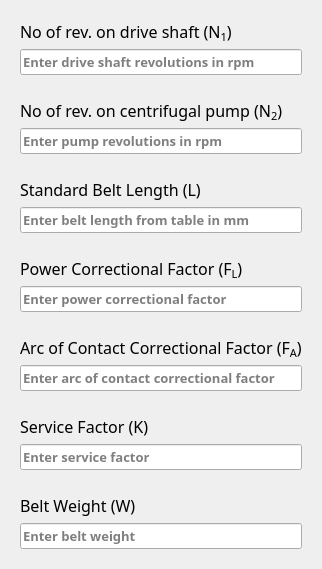
                   <widget class="QWidget" name="widget_25" native="true">
                    <layout class="QVBoxLayout" name="verticalLayout_28">
                     <item>
                      <widget class="QWidget" name="widget_24" native="true">
                       <layout class="QVBoxLayout" name="verticalLayout_8">
                        <item>
                         <widget class="QLabel" name="label_4">
                          <property name="font">
                           <font>
                            <family>Syne</family>
                            <pointsize>12</pointsize>
                           </font>
                          </property>
                          <property name="text">
                           <string>No of rev. on drive shaft (&lt;var&gt;N&lt;sub&gt;1&lt;/sub&gt;&lt;/var&gt;)</string>
                          </property>
                         </widget>
                        </item>
                        <item>
                         <widget class="QLineEdit" name="rev1Input">
                          <property name="palette">
                           <palette>
                            <active/>
                            <inactive/>
                            <disabled/>
                           </palette>
                          </property>
                          <property name="font">
                           <font>
                            <family>Merriweather</family>
                            <pointsize>10</pointsize>
                            <italic>false</italic>
                            <bold>true</bold>
                           </font>
                          </property>
                          <property name="styleSheet">
                           <string notr="true">font: 700 10pt &quot;Merriweather&quot;;</string>
                          </property>
                          <property name="text">
                           <string/>
                          </property>
                          <property name="frame">
                           <bool>true</bool>
                          </property>
                          <property name="placeholderText">
                           <string>Enter drive shaft revolutions in rpm</string>
                          </property>
                          <property name="clearButtonEnabled">
                           <bool>true</bool>
                          </property>
                         </widget>
                        </item>
                       </layout>
                      </widget>
                     </item>
                     <item>
                      <widget class="QWidget" name="widget_26" native="true">
                       <layout class="QVBoxLayout" name="verticalLayout_29">
                        <item>
                         <widget class="QLabel" name="label_5">
                          <property name="font">
                           <font>
                            <family>Syne</family>
                            <pointsize>12</pointsize>
                           </font>
                          </property>
                          <property name="text">
                           <string>No of rev. on centrifugal pump (&lt;var&gt;N&lt;sub&gt;2&lt;/sub&gt;&lt;/var&gt;)</string>
                          </property>
                         </widget>
                        </item>
                        <item>
                         <widget class="QLineEdit" name="rev2Input">
                          <property name="palette">
                           <palette>
                            <active/>
                            <inactive/>
                            <disabled/>
                           </palette>
                          </property>
                          <property name="font">
                           <font>
                            <family>Merriweather</family>
                            <pointsize>10</pointsize>
                            <italic>false</italic>
                            <bold>true</bold>
                           </font>
                          </property>
                          <property name="styleSheet">
                           <string notr="true">font: 700 10pt &quot;Merriweather&quot;;</string>
                          </property>
                          <property name="inputMethodHints">
                           <set>Qt::InputMethodHint::ImhDigitsOnly|Qt::InputMethodHint::ImhPreferNumbers</set>
                          </property>
                          <property name="text">
                           <string/>
                          </property>
                          <property name="placeholderText">
                           <string>Enter pump revolutions in rpm</string>
                          </property>
                          <property name="clearButtonEnabled">
                           <bool>true</bool>
                          </property>
                         </widget>
                        </item>
                       </layout>
                      </widget>
                     </item>
                     <item>
                      <widget class="QWidget" name="widget_27" native="true">
                       <layout class="QVBoxLayout" name="verticalLayout_30">
                        <item>
                         <widget class="QLabel" name="label_10">
                          <property name="font">
                           <font>
                            <family>Syne</family>
                            <pointsize>12</pointsize>
                           </font>
                          </property>
                          <property name="text">
                           <string>Standard Belt Length (&lt;var&gt;L&lt;/var&gt;)</string>
                          </property>
                         </widget>
                        </item>
                        <item>
                         <widget class="QLineEdit" name="beltLengthInput">
                          <property name="palette">
                           <palette>
                            <active/>
                            <inactive/>
                            <disabled/>
                           </palette>
                          </property>
                          <property name="font">
                           <font>
                            <family>Merriweather</family>
                            <pointsize>10</pointsize>
                            <italic>false</italic>
                            <bold>true</bold>
                           </font>
                          </property>
                          <property name="styleSheet">
                           <string notr="true">font: 700 10pt &quot;Merriweather&quot;;</string>
                          </property>
                          <property name="inputMethodHints">
                           <set>Qt::InputMethodHint::ImhDigitsOnly|Qt::InputMethodHint::ImhPreferNumbers</set>
                          </property>
                          <property name="text">
                           <string/>
                          </property>
                          <property name="placeholderText">
                           <string>Enter belt length from table in mm</string>
                          </property>
                          <property name="clearButtonEnabled">
                           <bool>true</bool>
                          </property>
                         </widget>
                        </item>
                       </layout>
                      </widget>
                     </item>
                     <item>
                      <widget class="QWidget" name="widget_28" native="true">
                       <layout class="QVBoxLayout" name="verticalLayout_31">
                        <item>
                         <widget class="QLabel" name="label_14">
                          <property name="font">
                           <font>
                            <family>Syne</family>
                            <pointsize>12</pointsize>
                           </font>
                          </property>
                          <property name="text">
                           <string>Power Correctional Factor (&lt;var&gt;F&lt;sub&gt;L&lt;/sub&gt;&lt;/var&gt;)</string>
                          </property>
                         </widget>
                        </item>
                        <item>
                         <widget class="QLineEdit" name="powerFactorInput">
                          <property name="palette">
                           <palette>
                            <active/>
                            <inactive/>
                            <disabled/>
                           </palette>
                          </property>
                          <property name="font">
                           <font>
                            <family>Merriweather</family>
                            <pointsize>10</pointsize>
                            <italic>false</italic>
                            <bold>true</bold>
                           </font>
                          </property>
                          <property name="styleSheet">
                           <string notr="true">font: 700 10pt &quot;Merriweather&quot;;</string>
                          </property>
                          <property name="inputMethodHints">
                           <set>Qt::InputMethodHint::ImhDigitsOnly|Qt::InputMethodHint::ImhPreferNumbers</set>
                          </property>
                          <property name="text">
                           <string/>
                          </property>
                          <property name="placeholderText">
                           <string>Enter power correctional factor</string>
                          </property>
                          <property name="clearButtonEnabled">
                           <bool>true</bool>
                          </property>
                         </widget>
                        </item>
                       </layout>
                      </widget>
                     </item>
                     <item>
                      <widget class="QWidget" name="widget_29" native="true">
                       <layout class="QVBoxLayout" name="verticalLayout_32">
                        <item>
                         <widget class="QLabel" name="label_15">
                          <property name="font">
                           <font>
                            <family>Syne</family>
                            <pointsize>12</pointsize>
                           </font>
                          </property>
                          <property name="text">
                           <string>Arc of Contact Correctional Factor (&lt;var&gt;F&lt;sub&gt;A&lt;/sub&gt;&lt;/var&gt;)</string>
                          </property>
                         </widget>
                        </item>
                        <item>
                         <widget class="QLineEdit" name="contactFactorInput">
                          <property name="palette">
                           <palette>
                            <active/>
                            <inactive/>
                            <disabled/>
                           </palette>
                          </property>
                          <property name="font">
                           <font>
                            <family>Merriweather</family>
                            <pointsize>10</pointsize>
                            <italic>false</italic>
                            <bold>true</bold>
                           </font>
                          </property>
                          <property name="styleSheet">
                           <string notr="true">font: 700 10pt &quot;Merriweather&quot;;</string>
                          </property>
                          <property name="inputMethodHints">
                           <set>Qt::InputMethodHint::ImhDigitsOnly|Qt::InputMethodHint::ImhPreferNumbers</set>
                          </property>
                          <property name="text">
                           <string/>
                          </property>
                          <property name="placeholderText">
                           <string>Enter arc of contact correctional factor</string>
                          </property>
                          <property name="clearButtonEnabled">
                           <bool>true</bool>
                          </property>
                         </widget>
                        </item>
                       </layout>
                      </widget>
                     </item>
                     <item>
                      <widget class="QWidget" name="widget_30" native="true">
                       <layout class="QVBoxLayout" name="verticalLayout_33">
                        <item>
                         <widget class="QLabel" name="label_8">
                          <property name="font">
                           <font>
                            <family>Syne</family>
                            <pointsize>12</pointsize>
                           </font>
                          </property>
                          <property name="text">
                           <string>Service Factor (&lt;var&gt;K&lt;/var&gt;)</string>
                          </property>
                         </widget>
                        </item>
                        <item>
                         <widget class="QLineEdit" name="factorInput">
                          <property name="palette">
                           <palette>
                            <active/>
                            <inactive/>
                            <disabled/>
                           </palette>
                          </property>
                          <property name="font">
                           <font>
                            <family>Merriweather</family>
                            <pointsize>10</pointsize>
                            <italic>false</italic>
                            <bold>true</bold>
                           </font>
                          </property>
                          <property name="styleSheet">
                           <string notr="true">font: 700 10pt &quot;Merriweather&quot;;</string>
                          </property>
                          <property name="inputMethodHints">
                           <set>Qt::InputMethodHint::ImhDigitsOnly|Qt::InputMethodHint::ImhPreferNumbers</set>
                          </property>
                          <property name="text">
                           <string/>
                          </property>
                          <property name="placeholderText">
                           <string>Enter service factor</string>
                          </property>
                          <property name="clearButtonEnabled">
                           <bool>true</bool>
                          </property>
                         </widget>
                        </item>
                       </layout>
                      </widget>
                     </item>
                     <item>
                      <widget class="QWidget" name="widget_31" native="true">
                       <layout class="QVBoxLayout" name="verticalLayout_34">
                        <item>
                         <widget class="QLabel" name="label_17">
                          <property name="font">
                           <font>
                            <family>Syne</family>
                            <pointsize>12</pointsize>
                           </font>
                          </property>
                          <property name="text">
                           <string>Belt Weight (W)</string>
                          </property>
                         </widget>
                        </item>
                        <item>
                         <widget class="QLineEdit" name="beltWeightInput">
                          <property name="palette">
                           <palette>
                            <active/>
                            <inactive/>
                            <disabled/>
                           </palette>
                          </property>
                          <property name="font">
                           <font>
                            <family>Merriweather</family>
                            <pointsize>10</pointsize>
                            <italic>false</italic>
                            <bold>true</bold>
                           </font>
                          </property>
                          <property name="styleSheet">
                           <string notr="true">font: 700 10pt &quot;Merriweather&quot;;</string>
                          </property>
                          <property name="inputMethodHints">
                           <set>Qt::InputMethodHint::ImhDigitsOnly|Qt::InputMethodHint::ImhPreferNumbers</set>
                          </property>
                          <property name="text">
                           <string/>
                          </property>
                          <property name="placeholderText">
                           <string>Enter belt weight</string>
                          </property>
                          <property name="clearButtonEnabled">
                           <bool>true</bool>
                          </property>
                         </widget>
                        </item>
                       </layout>
                      </widget>
                     </item>
                    </layout>
                   </widget>
